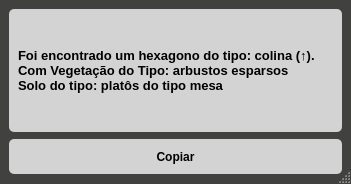
<?xml version="1.0" encoding="UTF-8"?>
<ui version="4.0">
 <class>Dialog</class>
 <widget class="QDialog" name="Dialog">
  <property name="geometry">
   <rect>
    <x>0</x>
    <y>0</y>
    <width>351</width>
    <height>184</height>
   </rect>
  </property>
  <property name="windowTitle">
   <string>Dialog</string>
  </property>
  <property name="sizeGripEnabled">
   <bool>true</bool>
  </property>
  <property name="modal">
   <bool>false</bool>
  </property>
  <layout class="QGridLayout" name="gridLayout">
   <property name="leftMargin">
    <number>0</number>
   </property>
   <property name="topMargin">
    <number>0</number>
   </property>
   <property name="rightMargin">
    <number>0</number>
   </property>
   <property name="bottomMargin">
    <number>0</number>
   </property>
   <item row="0" column="0">
    <widget class="QWidget" name="widget" native="true">
     <property name="styleSheet">
      <string notr="true">QWidget{
	background-color: rgb(65, 65, 64);
}

QPushButton {
	min-height: 35px;
	background-color: rgb(211, 211, 212);
	border-radius: 5px;
	margin: 1px 0px;
	font-weight: 500;
}

QPushButton::hover {
	background-color: rgb(158, 21, 16);
	color: rgb(211, 211, 212);
	font-weight: 500;
}

QPushButton::pressed {
	background-color:rgb(65, 65, 64);
	color: rgb(211, 211, 212);
	border: 2px solid;
	border-color: rgb(158, 21, 16);
}

QFrame{
	background-color: rgb(211, 211, 212);
	border-radius: 5px;
}
</string>
     </property>
     <layout class="QGridLayout" name="gridLayout_2">
      <item row="0" column="0">
       <widget class="QFrame" name="frame">
        <property name="frameShape">
         <enum>QFrame::StyledPanel</enum>
        </property>
        <property name="frameShadow">
         <enum>QFrame::Raised</enum>
        </property>
        <layout class="QGridLayout" name="gridLayout_3">
         <item row="0" column="0">
          <widget class="QLabel" name="label">
           <property name="font">
            <font>
             <pointsize>10</pointsize>
             <weight>75</weight>
             <bold>true</bold>
            </font>
           </property>
           <property name="text">
            <string>Foi encontrado um hexagono do tipo: colina (↑).
Com Vegetação do Tipo: arbustos esparsos
Solo do tipo: platôs do tipo mesa</string>
           </property>
           <property name="wordWrap">
            <bool>true</bool>
           </property>
          </widget>
         </item>
        </layout>
       </widget>
      </item>
      <item row="1" column="0">
       <widget class="QPushButton" name="pushButton">
        <property name="text">
         <string>Copiar</string>
        </property>
       </widget>
      </item>
     </layout>
    </widget>
   </item>
  </layout>
 </widget>
 <resources/>
 <connections/>
</ui>
